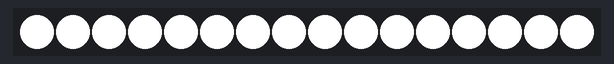
Simulated run of this sketch. Board: Arduino Uno, built with avr-gcc and run on an emulated ATmega328P. Parts: 16 RGB LEDs in strip order, left to right.

Above: at 0.1 s.
At 3.1 s:
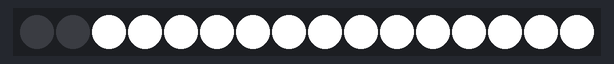
At 7.1 s:
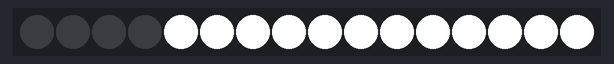
At 11.1 s:
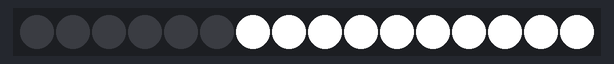
At 15.1 s:
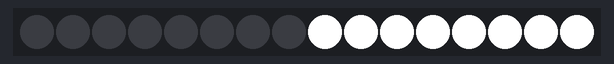
At 29.2 s:
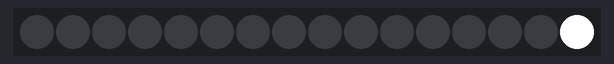

The sketch:

tlc_02.ino
```cpp
/*
    Basic Pin setup:
 ------------                                  ---u----
 ARDUINO   13|-> SCLK (pin 25)           OUT1 |1     28| OUT channel 0
 12|                           OUT2 |2     27|-> GND (VPRG)
 11|-> SIN (pin 26)            OUT3 |3     26|-> SIN (pin 11)
 10|-> BLANK (pin 23)          OUT4 |4     25|-> SCLK (pin 13)
 9|-> XLAT (pin 24)             .  |5     24|-> XLAT (pin 9)
 8|                             .  |6     23|-> BLANK (pin 10)
 7|                             .  |7     22|-> GND
 6|                             .  |8     21|-> VCC (+5V)
 5|                             .  |9     20|-> 2K Resistor -> GND
 4|                             .  |10    19|-> +5V (DCPRG)
 3|-> GSCLK (pin 18)            .  |11    18|-> GSCLK (pin 3)
 2|                             .  |12    17|-> SOUT
 1|                             .  |13    16|-> XERR
 0|                           OUT14|14    15| OUT channel 15
 ------------                                  --------

 -  Put the longer leg (anode) of the LEDs in the +5V and the shorter leg
 (cathode) in OUT(0-15).
 -  +5V from Arduino -> TLC pin 21 and 19     (VCC and DCPRG)
 -  GND from Arduino -> TLC pin 22 and 27     (GND and VPRG)
 -  digital 3        -> TLC pin 18            (GSCLK)
 -  digital 9        -> TLC pin 24            (XLAT)
 -  digital 10       -> TLC pin 23            (BLANK)
 -  digital 11       -> TLC pin 26            (SIN)
 -  digital 13       -> TLC pin 25            (SCLK)
 -  The 2K resistor between TLC pin 20 and GND will let ~20mA through each
 LED.  To be precise, it's I = 39.06 / R (in ohms).  This doesn't depend
 on the LED driving voltage.
 - (Optional): put a pull-up resistor (~10k) between +5V and BLANK so that
 all the LEDs will turn off when the Arduino is reset.

 If you are daisy-chaining more than one TLC, connect the SOUT of the first
 TLC to the SIN of the next.  All the other pins should just be connected
 together:
 BLANK on Arduino -> BLANK of TLC1 -> BLANK of TLC2 -> ...
 XLAT on Arduino  -> XLAT of TLC1  -> XLAT of TLC2  -> ...
 The one exception is that each TLC needs it's own resistor between pin 20
 and GND.

 This library uses the PWM output ability of digital pins 3, 9, 10, and 11.
 Do not use analogWrite(...) on these pins.

 This sketch does the Knight Rider strobe across a line of LEDs.

 Alex Leone <acleone ~AT~ gmail.com>, 2009-02-03 */

#include "Tlc5940.h"

void setup()
{
  /* Call Tlc.init() to setup the tlc.
   You can optionally pass an initial PWM value (0 - 4095) for all channels.*/
  Tlc.init(4095);
}

void loop()
{
  //Tlc.clear();
  for (int channel = 0; channel < 16; channel += 1) {
    /* Tlc.clear() sets all the grayscale values to zero, but does not send
     them to the TLCs.  To actually send the data, call Tlc.update() */


    /* Tlc.set(channel (0-15), value (0-4095)) sets the grayscale value for
     one channel (15 is OUT15 on the first TLC, if multiple TLCs are daisy-
     chained, then channel = 16 would be OUT0 of the second TLC, etc.).

     value goes from off (0) to always on (4095).
     */
      Tlc.set(channel, 4095);
      Tlc.update();
      delay(1000);
      Tlc.set(channel, 0);
      Tlc.update();
      delay(1000);
  }


  /* Tlc.update() sends the data to the TLCs.  This is when the LEDs will
   actually change. */


}
```
